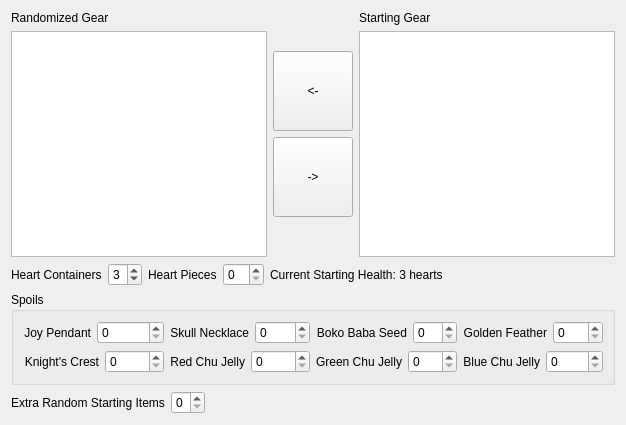
          <widget class="QWidget" name="tab_starting_items">
           <property name="enabled">
            <bool>true</bool>
           </property>
           <attribute name="title">
            <string>Starting Items</string>
           </attribute>
           <layout class="QVBoxLayout" name="verticalLayout_4">
            <item>
             <layout class="QHBoxLayout" name="layout_gear">
              <item>
               <layout class="QVBoxLayout" name="layout_randomized_gear">
                <item>
                 <widget class="QLabel" name="label_for_randomized_gear">
                  <property name="text">
                   <string>Randomized Gear</string>
                  </property>
                 </widget>
                </item>
                <item>
                 <widget class="QListView" name="randomized_gear">
                  <property name="editTriggers">
                   <set>QAbstractItemView::NoEditTriggers</set>
                  </property>
                  <property name="selectionMode">
                   <enum>QAbstractItemView::ExtendedSelection</enum>
                  </property>
                 </widget>
                </item>
               </layout>
              </item>
              <item>
               <layout class="QVBoxLayout" name="layout_gear_buttons">
                <item>
                 <spacer name="gear_buttons_spacer_top">
                  <property name="orientation">
                   <enum>Qt::Vertical</enum>
                  </property>
                  <property name="sizeHint" stdset="0">
                   <size>
                    <width>20</width>
                    <height>40</height>
                   </size>
                  </property>
                 </spacer>
                </item>
                <item>
                 <widget class="QPushButton" name="remove_gear">
                  <property name="minimumSize">
                   <size>
                    <width>0</width>
                    <height>80</height>
                   </size>
                  </property>
                  <property name="text">
                   <string>&lt;-</string>
                  </property>
                 </widget>
                </item>
                <item>
                 <widget class="QPushButton" name="add_gear">
                  <property name="minimumSize">
                   <size>
                    <width>0</width>
                    <height>80</height>
                   </size>
                  </property>
                  <property name="text">
                   <string>-&gt;</string>
                  </property>
                 </widget>
                </item>
                <item>
                 <spacer name="gear_buttons_spacer_bottom">
                  <property name="orientation">
                   <enum>Qt::Vertical</enum>
                  </property>
                  <property name="sizeHint" stdset="0">
                   <size>
                    <width>20</width>
                    <height>40</height>
                   </size>
                  </property>
                 </spacer>
                </item>
               </layout>
              </item>
              <item>
               <layout class="QVBoxLayout" name="layout_starting_gear">
                <item>
                 <widget class="QLabel" name="label_for_starting_gear">
                  <property name="text">
                   <string>Starting Gear</string>
                  </property>
                 </widget>
                </item>
                <item>
                 <widget class="QListView" name="starting_gear">
                  <property name="editTriggers">
                   <set>QAbstractItemView::NoEditTriggers</set>
                  </property>
                  <property name="selectionMode">
                   <enum>QAbstractItemView::ExtendedSelection</enum>
                  </property>
                 </widget>
                </item>
               </layout>
              </item>
             </layout>
            </item>
            <item>
             <layout class="QHBoxLayout" name="layout_starting_health">
              <item>
               <widget class="QLabel" name="label_for_starting_hcs">
                <property name="text">
                 <string>Heart Containers</string>
                </property>
               </widget>
              </item>
              <item>
               <widget class="QSpinBox" name="starting_hcs">
                <property name="layoutDirection">
                 <enum>Qt::LeftToRight</enum>
                </property>
                <property name="minimum">
                 <number>1</number>
                </property>
                <property name="maximum">
                 <number>9</number>
                </property>
                <property name="value">
                 <number>3</number>
                </property>
                <property name="displayIntegerBase">
                 <number>10</number>
                </property>
               </widget>
              </item>
              <item>
               <widget class="QLabel" name="label_for_starting_pohs">
                <property name="text">
                 <string>Heart Pieces</string>
                </property>
               </widget>
              </item>
              <item>
               <widget class="QSpinBox" name="starting_pohs">
                <property name="maximum">
                 <number>44</number>
                </property>
                <property name="value">
                 <number>0</number>
                </property>
                <property name="displayIntegerBase">
                 <number>10</number>
                </property>
               </widget>
              </item>
              <item>
               <widget class="QLabel" name="current_health">
                <property name="text">
                 <string>Current Starting Health: 3 hearts</string>
                </property>
               </widget>
              </item>
              <item>
               <spacer name="starting_health_spacer">
                <property name="orientation">
                 <enum>Qt::Horizontal</enum>
                </property>
                <property name="sizeHint" stdset="0">
                 <size>
                  <width>40</width>
                  <height>20</height>
                 </size>
                </property>
               </spacer>
              </item>
             </layout>
            </item>
            <item>
             <widget class="QGroupBox" name="groupBox_spoils">
              <property name="title">
               <string>Spoils</string>
              </property>
              <layout class="QGridLayout" name="gridLayout_11">
               <item row="1" column="1">
                <layout class="QHBoxLayout" name="layout_starting_red_chu_jelly">
                 <item>
                  <widget class="QLabel" name="label_for_starting_red_chu_jelly">
                   <property name="text">
                    <string>Red Chu Jelly</string>
                   </property>
                   <property name="alignment">
                    <set>Qt::AlignRight|Qt::AlignTrailing|Qt::AlignVCenter</set>
                   </property>
                  </widget>
                 </item>
                 <item>
                  <widget class="QSpinBox" name="starting_red_chu_jelly"/>
                 </item>
                </layout>
               </item>
               <item row="0" column="0">
                <layout class="QHBoxLayout" name="layout_starting_joy_pendant">
                 <item>
                  <widget class="QLabel" name="label_for_starting_joy_pendant">
                   <property name="text">
                    <string>Joy Pendant</string>
                   </property>
                   <property name="alignment">
                    <set>Qt::AlignRight|Qt::AlignTrailing|Qt::AlignVCenter</set>
                   </property>
                  </widget>
                 </item>
                 <item>
                  <widget class="QSpinBox" name="starting_joy_pendant"/>
                 </item>
                </layout>
               </item>
               <item row="0" column="2">
                <layout class="QHBoxLayout" name="layout_starting_boko_baba_seed">
                 <item>
                  <widget class="QLabel" name="label_for_starting_boko_baba_seed">
                   <property name="text">
                    <string>Boko Baba Seed</string>
                   </property>
                   <property name="alignment">
                    <set>Qt::AlignRight|Qt::AlignTrailing|Qt::AlignVCenter</set>
                   </property>
                  </widget>
                 </item>
                 <item>
                  <widget class="QSpinBox" name="starting_boko_baba_seed"/>
                 </item>
                </layout>
               </item>
               <item row="0" column="3">
                <layout class="QHBoxLayout" name="layout_starting_golden_feather">
                 <item>
                  <widget class="QLabel" name="label_for_starting_golden_feather">
                   <property name="text">
                    <string>Golden Feather</string>
                   </property>
                   <property name="alignment">
                    <set>Qt::AlignRight|Qt::AlignTrailing|Qt::AlignVCenter</set>
                   </property>
                  </widget>
                 </item>
                 <item>
                  <widget class="QSpinBox" name="starting_golden_feather"/>
                 </item>
                </layout>
               </item>
               <item row="1" column="0">
                <layout class="QHBoxLayout" name="layout_starting_knights_crest">
                 <item>
                  <widget class="QLabel" name="label_for_starting_knights_crest">
                   <property name="text">
                    <string>Knight's Crest</string>
                   </property>
                   <property name="alignment">
                    <set>Qt::AlignRight|Qt::AlignTrailing|Qt::AlignVCenter</set>
                   </property>
                  </widget>
                 </item>
                 <item>
                  <widget class="QSpinBox" name="starting_knights_crest"/>
                 </item>
                </layout>
               </item>
               <item row="0" column="1">
                <layout class="QHBoxLayout" name="layout_starting_skull_necklace">
                 <item>
                  <widget class="QLabel" name="label_for_starting_skull_necklace">
                   <property name="text">
                    <string>Skull Necklace</string>
                   </property>
                   <property name="alignment">
                    <set>Qt::AlignRight|Qt::AlignTrailing|Qt::AlignVCenter</set>
                   </property>
                  </widget>
                 </item>
                 <item>
                  <widget class="QSpinBox" name="starting_skull_necklace"/>
                 </item>
                </layout>
               </item>
               <item row="1" column="3">
                <layout class="QHBoxLayout" name="layout_starting_blue_chu_jelly">
                 <item>
                  <widget class="QLabel" name="label_for_starting_blue_chu_jelly">
                   <property name="text">
                    <string>Blue Chu Jelly</string>
                   </property>
                   <property name="alignment">
                    <set>Qt::AlignRight|Qt::AlignTrailing|Qt::AlignVCenter</set>
                   </property>
                  </widget>
                 </item>
                 <item>
                  <widget class="QSpinBox" name="starting_blue_chu_jelly"/>
                 </item>
                </layout>
               </item>
               <item row="1" column="2">
                <layout class="QHBoxLayout" name="layout_starting_green_chu_jelly">
                 <item>
                  <widget class="QLabel" name="label_for_starting_green_chu_jelly">
                   <property name="text">
                    <string>Green Chu Jelly</string>
                   </property>
                   <property name="alignment">
                    <set>Qt::AlignRight|Qt::AlignTrailing|Qt::AlignVCenter</set>
                   </property>
                  </widget>
                 </item>
                 <item>
                  <widget class="QSpinBox" name="starting_green_chu_jelly"/>
                 </item>
                </layout>
               </item>
              </layout>
             </widget>
            </item>
            <item>
             <layout class="QHBoxLayout" name="layout_random_starting_items">
              <item>
               <widget class="QLabel" name="label_for_num_extra_starting_items">
                <property name="text">
                 <string>Extra Random Starting Items</string>
                </property>
               </widget>
              </item>
              <item>
               <widget class="QSpinBox" name="num_extra_starting_items">
                <property name="layoutDirection">
                 <enum>Qt::LeftToRight</enum>
                </property>
                <property name="maximum">
                 <number>3</number>
                </property>
                <property name="value">
                 <number>0</number>
                </property>
                <property name="displayIntegerBase">
                 <number>10</number>
                </property>
               </widget>
              </item>
              <item>
               <spacer name="random_starting_items_spacer">
                <property name="orientation">
                 <enum>Qt::Horizontal</enum>
                </property>
                <property name="sizeHint" stdset="0">
                 <size>
                  <width>40</width>
                  <height>20</height>
                 </size>
                </property>
               </spacer>
              </item>
             </layout>
            </item>
           </layout>
          </widget>
